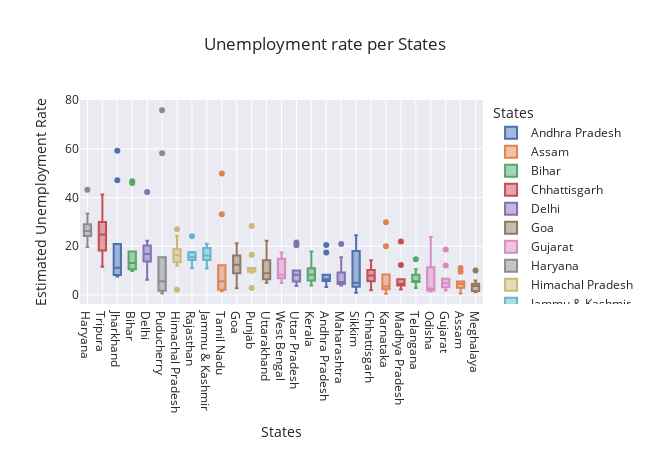

Notebook code for this chart:
### Code cell
import plotly.express as px

# Your existing code
fig = px.box(df, x='States', y='Estimated Unemployment Rate', color='States', title='Unemployment rate per States', template='seaborn')

# Update the x-axis category order to be in descending total
fig.update_layout(xaxis={'categoryorder': 'total descending'})

# Set the figure size
fig.update_layout(height=450, width=650)  

fig.show()

### Figure 1 — Plotly figure (JSON) as saved in the notebook; plotly's stock layout.template omitted (floating-point values rounded to 4 significant figures)
{"data": [{"alignmentgroup": "True", "hovertemplate": "States=%{x}<br>Estimated Unemployment Rate=%{y}<extra></extra>", "legendgroup": "Andhra Pradesh", "marker": {"color": "rgb(76,114,176)"}, "name": "Andhra Pradesh", "notched": false, "offsetgroup": "Andhra Pradesh", "orientation": "v", "showlegend": true, "type": "box", "x": ["Andhra Pradesh", "Andhra Pradesh", "Andhra Pradesh", "Andhra Pradesh", "Andhra Pradesh", "Andhra Pradesh", "Andhra Pradesh", "Andhra Pradesh", "Andhra Pradesh", "Andhra Pradesh"], "x0": " ", "xaxis": "x", "y": [5.48, 5.83, 5.79, 20.51, 17.43, 3.31, 8.34, 6.96, 6.4, 6.59], "y0": " ", "yaxis": "y"}, {"alignmentgroup": "True", "hovertemplate": "States=%{x}<br>Estimated Unemployment Rate=%{y}<extra></extra>", "legendgroup": "Assam", "marker": {"color": "rgb(221,132,82)"}, "name": "Assam", "notched": false, "offsetgroup": "Assam", "orientation": "v", "showlegend": true, "type": "box", "x": ["Assam", "Assam", "Assam", "Assam", "Assam", "Assam", "Assam", "Assam", "Assam", "Assam"], "x0": " ", "xaxis": "x", "y": [4.66, 4.41, 4.77, 11.06, 9.55, 0.6, 3.77, 5.53, 1.19, 3.02], "y0": " ", "yaxis": "y"}, {"alignmentgroup": "True", "hovertemplate": "States=%{x}<br>Estimated Unemployment Rate=%{y}<extra></extra>", "legendgroup": "Bihar", "marker": {"color": "rgb(85,168,104)"}, "name": "Bihar", "notched": false, "offsetgroup": "Bihar", "orientation": "v", "showlegend": true, "type": "box", "x": ["Bihar", "Bihar", "Bihar", "Bihar", "Bihar", "Bihar", "Bihar", "Bihar", "Bihar", "Bihar"], "x0": " ", "xaxis": "x", "y": [10.61, 10.29, 15.43, 46.64, 45.96, 17.82, 12.79, 13.44, 11.91, 9.82], "y0": " ", "yaxis": "y"}, {"alignmentgroup": "True", "hovertemplate": "States=%{x}<br>Estimated Unemployment Rate=%{y}<extra></extra>", "legendgroup": "Chhattisgarh", "marker": {"color": "rgb(196,78,82)"}, "name": "Chhattisgarh", "notched": false, "offsetgroup": "Chhattisgarh", "orientation": "v", "showlegend": true, "type": "box", "x": ["Chhattisgarh", "Chhattisgarh", "Chhattisgarh", "Chhattisgarh", "Chhattisgarh", "Chhattisgarh", "Chhattisgarh", "Chhattisgarh", "Chhattisgarh", "Chhattisgarh"], "x0": " ", "xaxis": "x", "y": [9.65, 8.38, 7.54, 3.41, 10.5, 14.23, 10.27, 5.63, 1.96, 6.62], "y0": " ", "yaxis": "y"}, {"alignmentgroup": "True", "hovertemplate": "States=%{x}<br>Estimated Unemployment Rate=%{y}<extra></extra>", "legendgroup": "Delhi", "marker": {"color": "rgb(129,114,179)"}, "name": "Delhi", "notched": false, "offsetgroup": "Delhi", "orientation": "v", "showlegend": true, "type": "box", "x": ["Delhi", "Delhi", "Delhi", "Delhi", "Delhi", "Delhi", "Delhi", "Delhi", "Delhi", "Delhi"], "x0": " ", "xaxis": "x", "y": [22.23, 14.84, 17.04, 16.68, 42.27, 18.19, 20.3, 13.79, 12.53, 6.27], "y0": " ", "yaxis": "y"}, {"alignmentgroup": "True", "hovertemplate": "States=%{x}<br>Estimated Unemployment Rate=%{y}<extra></extra>", "legendgroup": "Goa", "marker": {"color": "rgb(147,120,96)"}, "name": "Goa", "notched": false, "offsetgroup": "Goa", "orientation": "v", "showlegend": true, "type": "box", "x": ["Goa", "Goa", "Goa", "Goa", "Goa", "Goa", "Goa", "Goa", "Goa", "Goa"], "x0": " ", "xaxis": "x", "y": [8.89, 2.81, 5.25, 13.31, 21.25, 9.96, 17.07, 16.21, 15.38, 11.54], "y0": " ", "yaxis": "y"}, {"alignmentgroup": "True", "hovertemplate": "States=%{x}<br>Estimated Unemployment Rate=%{y}<extra></extra>", "legendgroup": "Gujarat", "marker": {"color": "rgb(218,139,195)"}, "name": "Gujarat", "notched": false, "offsetgroup": "Gujarat", "orientation": "v", "showlegend": true, "type": "box", "x": ["Gujarat", "Gujarat", "Gujarat", "Gujarat", "Gujarat", "Gujarat", "Gujarat", "Gujarat", "Gujarat", "Gujarat"], "x0": " ", "xaxis": "x", "y": [5.54, 6.38, 6.66, 18.71, 12.11, 3.2, 1.84, 1.87, 3.42, 4.03], "y0": " ", "yaxis": "y"}, {"alignmentgroup": "True", "hovertemplate": "States=%{x}<br>Estimated Unemployment Rate=%{y}<extra></extra>", "legendgroup": "Haryana", "marker": {"color": "rgb(140,140,140)"}, "name": "Haryana", "notched": false, "offsetgroup": "Haryana", "orientation": "v", "showlegend": true, "type": "box", "x": ["Haryana", "Haryana", "Haryana", "Haryana", "Haryana", "Haryana", "Haryana", "Haryana", "Haryana", "Haryana"], "x0": " ", "xaxis": "x", "y": [20.34, 25.77, 25.05, 43.22, 29.02, 26.7, 24.18, 33.5, 19.68, 27.31], "y0": " ", "yaxis": "y"}, {"alignmentgroup": "True", "hovertemplate": "States=%{x}<br>Estimated Unemployment Rate=%{y}<extra></extra>", "legendgroup": "Himachal Pradesh", "marker": {"color": "rgb(204,185,116)"}, "name": "Himachal Pradesh", "notched": false, "offsetgroup": "Himachal Pradesh", "orientation": "v", "showlegend": true, "type": "box", "x": ["Himachal Pradesh", "Himachal Pradesh", "Himachal Pradesh", "Himachal Pradesh", "Himachal Pradesh", "Himachal Pradesh", "Himachal Pradesh", "Himachal Pradesh", "Himachal Pradesh", "Himachal Pradesh"], "x0": " ", "xaxis": "x", "y": [16.83, 16.84, 18.76, 2.2, 26.95, 13.47, 24.31, 15.79, 12.04, 13.46], "y0": " ", "yaxis": "y"}, {"alignmentgroup": "True", "hovertemplate": "States=%{x}<br>Estimated Unemployment Rate=%{y}<extra></extra>", "legendgroup": "Jammu & Kashmir", "marker": {"color": "rgb(100,181,205)"}, "name": "Jammu & Kashmir", "notched": false, "offsetgroup": "Jammu & Kashmir", "orientation": "v", "showlegend": true, "type": "box", "x": ["Jammu & Kashmir", "Jammu & Kashmir", "Jammu & Kashmir", "Jammu & Kashmir", "Jammu & Kashmir", "Jammu & Kashmir", "Jammu & Kashmir", "Jammu & Kashmir", "Jammu & Kashmir"], "x0": " ", "xaxis": "x", "y": [21.08, 20.78, 15.5, 18.74, 17.92, 10.88, 11.09, 16.17, 16.14], "y0": " ", "yaxis": "y"}, {"alignmentgroup": "True", "hovertemplate": "States=%{x}<br>Estimated Unemployment Rate=%{y}<extra></extra>", "legendgroup": "Jharkhand", "marker": {"color": "rgb(76,114,176)"}, "name": "Jharkhand", "notched": false, "offsetgroup": "Jharkhand", "orientation": "v", "showlegend": true, "type": "box", "x": ["Jharkhand", "Jharkhand", "Jharkhand", "Jharkhand", "Jharkhand", "Jharkhand", "Jharkhand", "Jharkhand", "Jharkhand", "Jharkhand"], "x0": " ", "xaxis": "x", "y": [10.61, 11.85, 8.23, 47.09, 59.23, 20.95, 7.63, 9.76, 8.24, 11.8], "y0": " ", "yaxis": "y"}, {"alignmentgroup": "True", "hovertemplate": "States=%{x}<br>Estimated Unemployment Rate=%{y}<extra></extra>", "legendgroup": "Karnataka", "marker": {"color": "rgb(221,132,82)"}, "name": "Karnataka", "notched": false, "offsetgroup": "Karnataka", "orientation": "v", "showlegend": true, "type": "box", "x": ["Karnataka", "Karnataka", "Karnataka", "Karnataka", "Karnataka", "Karnataka", "Karnataka", "Karnataka", "Karnataka", "Karnataka"], "x0": " ", "xaxis": "x", "y": [2.86, 3.61, 3.46, 29.84, 19.97, 8.44, 4.01, 0.5, 2.41, 1.58], "y0": " ", "yaxis": "y"}, {"alignmentgroup": "True", "hovertemplate": "States=%{x}<br>Estimated Unemployment Rate=%{y}<extra></extra>", "legendgroup": "Kerala", "marker": {"color": "rgb(85,168,104)"}, "name": "Kerala", "notched": false, "offsetgroup": "Kerala", "orientation": "v", "showlegend": true, "type": "box", "x": ["Kerala", "Kerala", "Kerala", "Kerala", "Kerala", "Kerala", "Kerala", "Kerala", "Kerala", "Kerala"], "x0": " ", "xaxis": "x", "y": [5.31, 7.6, 8.99, 16.99, 17.88, 9.71, 7.09, 10.98, 5.91, 3.88], "y0": " ", "yaxis": "y"}, {"alignmentgroup": "True", "hovertemplate": "States=%{x}<br>Estimated Unemployment Rate=%{y}<extra></extra>", "legendgroup": "Madhya Pradesh", "marker": {"color": "rgb(196,78,82)"}, "name": "Madhya Pradesh", "notched": false, "offsetgroup": "Madhya Pradesh", "orientation": "v", "showlegend": true, "type": "box", "x": ["Madhya Pradesh", "Madhya Pradesh", "Madhya Pradesh", "Madhya Pradesh", "Madhya Pradesh", "Madhya Pradesh", "Madhya Pradesh", "Madhya Pradesh", "Madhya Pradesh", "Madhya Pradesh"], "x0": " ", "xaxis": "x", "y": [4.11, 4.57, 2.22, 12.36, 21.98, 6.48, 5.08, 4.7, 3.91, 3.13], "y0": " ", "yaxis": "y"}, {"alignmentgroup": "True", "hovertemplate": "States=%{x}<br>Estimated Unemployment Rate=%{y}<extra></extra>", "legendgroup": "Maharashtra", "marker": {"color": "rgb(129,114,179)"}, "name": "Maharashtra", "notched": false, "offsetgroup": "Maharashtra", "orientation": "v", "showlegend": true, "type": "box", "x": ["Maharashtra", "Maharashtra", "Maharashtra", "Maharashtra", "Maharashtra", "Maharashtra", "Maharashtra", "Maharashtra", "Maharashtra", "Maharashtra"], "x0": " ", "xaxis": "x", "y": [4.95, 4.69, 5.79, 20.9, 15.46, 9.23, 3.89, 6.23, 4.55, 4.1], "y0": " ", "yaxis": "y"}, {"alignmentgroup": "True", "hovertemplate": "States=%{x}<br>Estimated Unemployment Rate=%{y}<extra></extra>", "legendgroup": "Meghalaya", "marker": {"color": "rgb(147,120,96)"}, "name": "Meghalaya", "notched": false, "offsetgroup": "Meghalaya", "orientation": "v", "showlegend": true, "type": "box", "x": ["Meghalaya", "Meghalaya", "Meghalaya", "Meghalaya", "Meghalaya", "Meghalaya", "Meghalaya", "Meghalaya", "Meghalaya", "Meghalaya"], "x0": " ", "xaxis": "x", "y": [1.66, 3.59, 1.58, 10.03, 5.92, 1.15, 2.1, 3.74, 4.29, 4.6], "y0": " ", "yaxis": "y"}, {"alignmentgroup": "True", "hovertemplate": "States=%{x}<br>Estimated Unemployment Rate=%{y}<extra></extra>", "legendgroup": "Odisha", "marker": {"color": "rgb(218,139,195)"}, "name": "Odisha", "notched": false, "offsetgroup": "Odisha", "orientation": "v", "showlegend": true, "type": "box", "x": ["Odisha", "Odisha", "Odisha", "Odisha", "Odisha", "Odisha", "Odisha", "Odisha", "Odisha", "Odisha"], "x0": " ", "xaxis": "x", "y": [1.9, 3.12, 13.08, 23.76, 11.41, 3.77, 1.88, 1.42, 2.1, 2.18], "y0": " ", "yaxis": "y"}, {"alignmentgroup": "True", "hovertemplate": "States=%{x}<br>Estimated Unemployment Rate=%{y}<extra></extra>", "legendgroup": "Puducherry", "marker": {"color": "rgb(140,140,140)"}, "name": "Puducherry", "notched": false, "offsetgroup": "Puducherry", "orientation": "v", "showlegend": true, "type": "box", "x": ["Puducherry", "Puducherry", "Puducherry", "Puducherry", "Puducherry", "Puducherry", "Puducherry", "Puducherry", "Puducherry", "Puducherry"], "x0": " ", "xaxis": "x", "y": [0.58, 1.76, 1.2, 75.85, 58.19, 4.24, 15.47, 5.05, 10.9, 6.18], "y0": " ", "yaxis": "y"}, {"alignmentgroup": "True", "hovertemplate": "States=%{x}<br>Estimated Unemployment Rate=%{y}<extra></extra>", "legendgroup": "Punjab", "marker": {"color": "rgb(204,185,116)"}, "name": "Punjab", "notched": false, "offsetgroup": "Punjab", "orientation": "v", "showlegend": true, "type": "box", "x": ["Punjab", "Punjab", "Punjab", "Punjab", "Punjab", "Punjab", "Punjab", "Punjab", "Punjab", "Punjab"], "x0": " ", "xaxis": "x", "y": [11.11, 10.97, 10.32, 2.86, 28.33, 16.55, 9.19, 10.99, 9.61, 9.88], "y0": " ", "yaxis": "y"}, {"alignmentgroup": "True", "hovertemplate": "States=%{x}<br>Estimated Unemployment Rate=%{y}<extra></extra>", "legendgroup": "Rajasthan", "marker": {"color": "rgb(100,181,205)"}, "name": "Rajasthan", "notched": false, "offsetgroup": "Rajasthan", "orientation": "v", "showlegend": true, "type": "box", "x": ["Rajasthan", "Rajasthan", "Rajasthan", "Rajasthan", "Rajasthan", "Rajasthan", "Rajasthan", "Rajasthan", "Rajasthan", "Rajasthan"], "x0": " ", "xaxis": "x", "y": [10.97, 15.16, 11.9, 17.7, 15.74, 14.39, 15.81, 17.51, 15.35, 24.15], "y0": " ", "yaxis": "y"}, {"alignmentgroup": "True", "hovertemplate": "States=%{x}<br>Estimated Unemployment Rate=%{y}<extra></extra>", "legendgroup": "Sikkim", "marker": {"color": "rgb(76,114,176)"}, "name": "Sikkim", "notched": false, "offsetgroup": "Sikkim", "orientation": "v", "showlegend": true, "type": "box", "x": ["Sikkim", "Sikkim", "Sikkim", "Sikkim", "Sikkim", "Sikkim", "Sikkim", "Sikkim"], "x0": " ", "xaxis": "x", "y": [23.57, 2.28, 24.51, 4.46, 4.45, 12.49, 5.7, 0.88], "y0": " ", "yaxis": "y"}, {"alignmentgroup": "True", "hovertemplate": "States=%{x}<br>Estimated Unemployment Rate=%{y}<extra></extra>", "legendgroup": "Tamil Nadu", "marker": {"color": "rgb(221,132,82)"}, "name": "Tamil Nadu", "notched": false, "offsetgroup": "Tamil Nadu", "orientation": "v", "showlegend": true, "type": "box", "x": ["Tamil Nadu", "Tamil Nadu", "Tamil Nadu", "Tamil Nadu", "Tamil Nadu", "Tamil Nadu", "Tamil Nadu", "Tamil Nadu", "Tamil Nadu", "Tamil Nadu"], "x0": " ", "xaxis": "x", "y": [1.57, 2.09, 6.4, 49.83, 33.16, 12.2, 6.81, 2.65, 5, 2.16], "y0": " ", "yaxis": "y"}, {"alignmentgroup": "True", "hovertemplate": "States=%{x}<br>Estimated Unemployment Rate=%{y}<extra></extra>", "legendgroup": "Telangana", "marker": {"color": "rgb(85,168,104)"}, "name": "Telangana", "notched": false, "offsetgroup": "Telangana", "orientation": "v", "showlegend": true, "type": "box", "x": ["Telangana", "Telangana", "Telangana", "Telangana", "Telangana", "Telangana", "Telangana", "Telangana", "Telangana", "Telangana"], "x0": " ", "xaxis": "x", "y": [5.49, 8.29, 5.77, 6.25, 14.7, 10.55, 5.36, 5.79, 3.27, 2.86], "y0": " ", "yaxis": "y"}, {"alignmentgroup": "True", "hovertemplate": "States=%{x}<br>Estimated Unemployment Rate=%{y}<extra></extra>", "legendgroup": "Tripura", "marker": {"color": "rgb(196,78,82)"}, "name": "Tripura", "notched": false, "offsetgroup": "Tripura", "orientation": "v", "showlegend": true, "type": "box", "x": ["Tripura", "Tripura", "Tripura", "Tripura", "Tripura", "Tripura", "Tripura", "Tripura", "Tripura", "Tripura"], "x0": " ", "xaxis": "x", "y": [32.67, 28.4, 29.95, 41.23, 21.51, 21.71, 18.24, 27.92, 17.35, 11.57], "y0": " ", "yaxis": "y"}, {"alignmentgroup": "True", "hovertemplate": "States=%{x}<br>Estimated Unemployment Rate=%{y}<extra></extra>", "legendgroup": "Uttar Pradesh", "marker": {"color": "rgb(129,114,179)"}, "name": "Uttar Pradesh", "notched": false, "offsetgroup": "Uttar Pradesh", "orientation": "v", "showlegend": true, "type": "box", "x": ["Uttar Pradesh", "Uttar Pradesh", "Uttar Pradesh", "Uttar Pradesh", "Uttar Pradesh", "Uttar Pradesh", "Uttar Pradesh", "Uttar Pradesh", "Uttar Pradesh", "Uttar Pradesh"], "x0": " ", "xaxis": "x", "y": [7.58, 8.98, 10.11, 21.54, 20.41, 9.47, 5.56, 5.79, 4.18, 3.75], "y0": " ", "yaxis": "y"}, {"alignmentgroup": "True", "hovertemplate": "States=%{x}<br>Estimated Unemployment Rate=%{y}<extra></extra>", "legendgroup": "Uttarakhand", "marker": {"color": "rgb(147,120,96)"}, "name": "Uttarakhand", "notched": false, "offsetgroup": "Uttarakhand", "orientation": "v", "showlegend": true, "type": "box", "x": ["Uttarakhand", "Uttarakhand", "Uttarakhand", "Uttarakhand", "Uttarakhand", "Uttarakhand", "Uttarakhand", "Uttarakhand", "Uttarakhand", "Uttarakhand"], "x0": " ", "xaxis": "x", "y": [5.49, 4.99, 19.85, 6.48, 8.01, 8.61, 12.38, 14.26, 22.26, 9.23], "y0": " ", "yaxis": "y"}, {"alignmentgroup": "True", "hovertemplate": "States=%{x}<br>Estimated Unemployment Rate=%{y}<extra></extra>", "legendgroup": "West Bengal", "marker": {"color": "rgb(218,139,195)"}, "name": "West Bengal", "notched": false, "offsetgroup": "West Bengal", "orientation": "v", "showlegend": true, "type": "box", "x": ["West Bengal", "West Bengal", "West Bengal", "West Bengal", "West Bengal", "West Bengal", "West Bengal", "West Bengal", "West Bengal", "West Bengal"], "x0": " ", "xaxis": "x", "y": [6.94, 4.92, 6.92, 17.41, 17.41, 7.29, 6.83, 14.87, 9.35, 9.98], "y0": " ", "yaxis": "y"}], "layout": {"boxmode": "overlay", "height": 450, "legend": {"title": {"text": "States"}, "tracegroupgap": 0}, "title": {"text": "Unemployment rate per States"}, "width": 650, "xaxis": {"anchor": "y", "categoryarray": ["Andhra Pradesh", "Assam", "Bihar", "Chhattisgarh", "Delhi", "Goa", "Gujarat", "Haryana", "Himachal Pradesh", "Jammu & Kashmir", "Jharkhand", "Karnataka", "Kerala", "Madhya Pradesh", "Maharashtra", "Meghalaya", "Odisha", "Puducherry", "Punjab", "Rajasthan", "Sikkim", "Tamil Nadu", "Telangana", "Tripura", "Uttar Pradesh", "Uttarakhand", "West Bengal"], "categoryorder": "total descending", "domain": [0, 1], "title": {"text": "States"}}, "yaxis": {"anchor": "x", "domain": [0, 1], "title": {"text": "Estimated Unemployment Rate"}}}}
